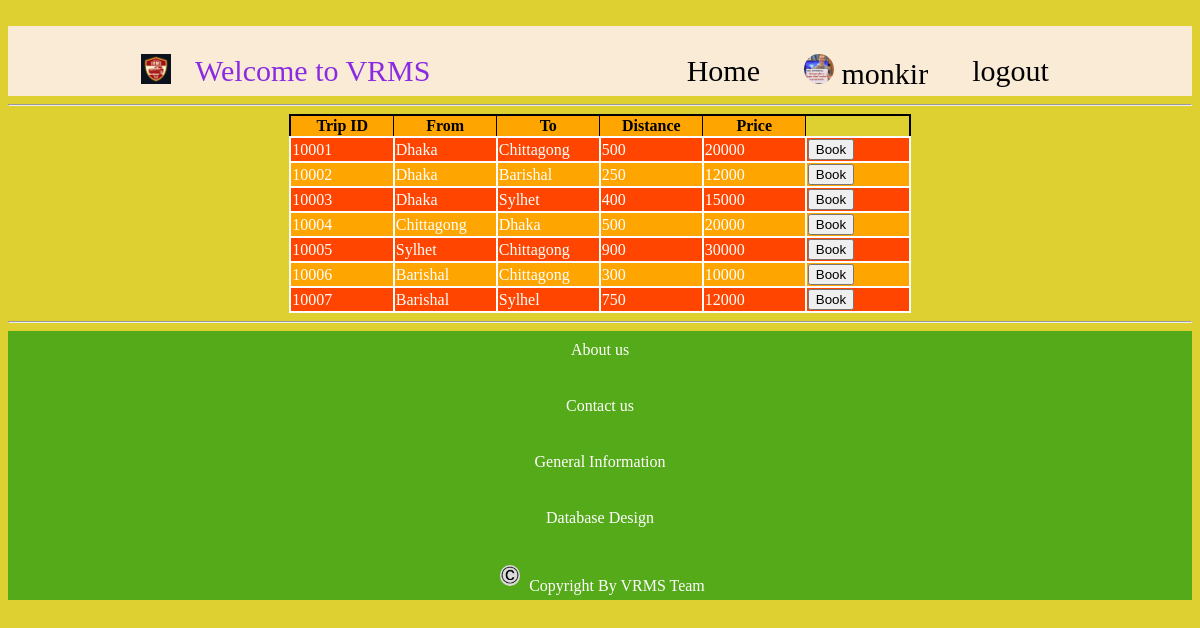
Page /view/homepage.php (signed in) on the committed database.
### tables this page shows
CREATE TABLE `trips` (
  `trip_id` int(11) NOT NULL,
  `departure` varchar(20) NOT NULL,
  `destination` varchar(20) NOT NULL,
  `distance` int(11) NOT NULL DEFAULT 0,
  `price` int(11) NOT NULL DEFAULT 0
);

### model/user_model.php (called while the page is built, shortened)
<?php
    function getAvailableTrip()
    {
        $conn = getconnection();
        $sql = "select * from trips";
        $result = mysqli_query($conn, $sql);
        return $result;
    }
?>

### view/homepage.php (the view, shortened to what this page needs)
<!DOCTYPE html>
<html lang="en">
<head>
    <link rel="stylesheet" href="style.css">
</head>
<body>
    <center>
    <?php require_once 'header.php'; ?>
    <?php
    require_once '../model/user_model.php';
    $result = getAvailableTrip();
    if($result->num_rows == 0)
    {
        ?>
        <h1>
            No result Found
        </h1>
        <?php
    }
    else
    {
        ?>
        <table border="3px">
            <tr>
                <th style="width: 100px;">Trip ID</th>
                <th style="width: 100px;">From</th>
                <th style="width: 100px;">To</th>
                <th style="width: 100px;">Distance</th>
                <th style="width: 100px;">Price</th>
            </tr>
            <?php
                if ($result->num_rows > 0)
                {
                    while($row = $result->fetch_assoc())
                    {
                        ?>
                        <tr>
                            <td><?php echo $row["trip_id"]; ?></td>
                            <td><?php echo $row["departure"]; ?></td>
                            <td><?php echo $row["destination"]; ?></td>
                            <td><?php echo $row["distance"]; ?></td>
                            <td><?php echo $row["price"]; ?></td>
                            <td style="width: 100px;">
                                <form action="book.php">
                                    <button name="tripid" value="<?php echo $row["trip_id"];?>">Book</button>
                                </form>
                            </td>
                        </tr>
                        <?php
                    }
                }
                else
                {
                    echo "0 results";
                }
            ?>
        </table>
        <?php
    }
    ?>
    </center>
    <?php require_once 'footer.php'; ?>
</body>
</html>

### view/style.css (style rules this page uses)
* { align-items: center; }
body { background-color: rgb(223, 208, 50); align-items: center; }
table { border: 2px black solid ; border-collapse: collapse; }
table tr { background-color: orange; }
table tr:nth-child(even) { background-color: orangered; }
table td { border: 2px white solid; color: white; }

### rows in the picture
trips: trip_id "10001", departure "Dhaka", destination "Chittagong", distance "500", price "20000"
trips: trip_id "10002", departure "Dhaka", destination "Barishal", distance "250", price "12000"
trips: trip_id "10003", departure "Dhaka", destination "Sylhet", distance "400", price "15000"
trips: trip_id "10004", departure "Chittagong", destination "Dhaka", distance "500", price "20000"
trips: trip_id "10005", departure "Sylhet", destination "Chittagong", distance "900", price "30000"
trips: trip_id "10006", departure "Barishal", destination "Chittagong", distance "300", price "10000"
trips: trip_id "10007", departure "Barishal", destination "Sylhel", distance "750", price "12000"

### other values in the picture
$userid "monkir"
